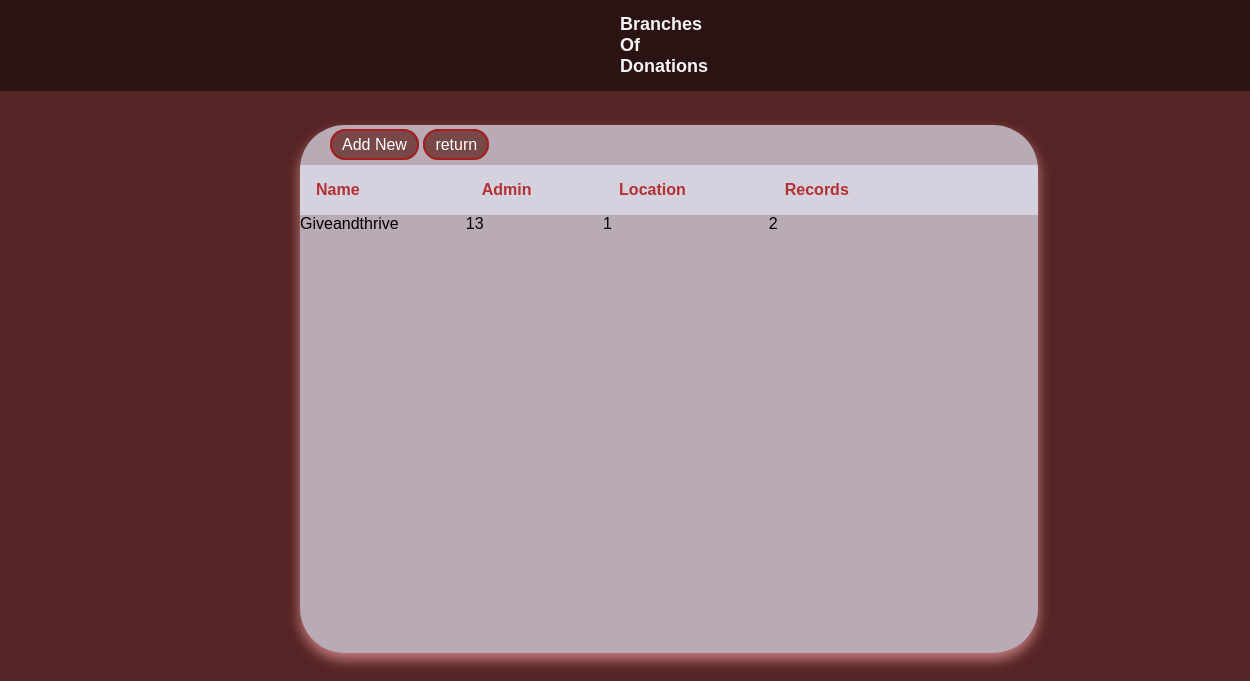
The app's page /driverPages/tabledriver/index.php, older data.
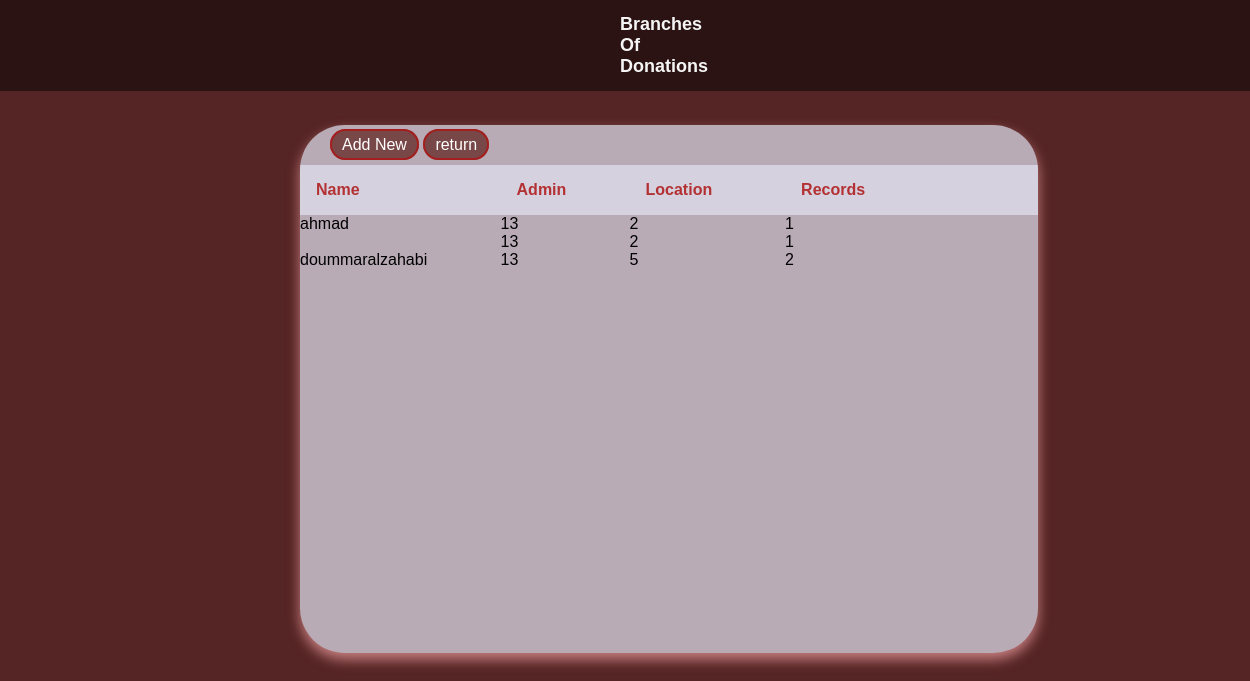
The same page, newer data.
### tables this page shows
CREATE TABLE `branch` (
  `id` int(50) NOT NULL,
  `adminid` int(50) NOT NULL,
  `name` varchar(50) NOT NULL,
  `location` int(11) NOT NULL,
  `records` int(11) NOT NULL,
  `parent_branchid` int(50) DEFAULT NULL
);

### driverPages/tabledriver/index.php (the view, shortened to what this page needs)
<?php
include "connection.php";
?>
<!DOCTYPE html>
<html lang="en">
<head>
  <link rel="stylesheet" href="./branchstyle.css">
</head>
<body>
  <nav class="navbar">
    Branches Of Donations
  </nav>
  <div class="container">
    <main class="table">
    <div class="butt">
    <a href="add_new.php" class="btn btn-dark mb-3">Add New</a>
    <a href="../profiledriver.php" class="btn btn-dark mb-3">return</a>
    </div>
    <div class="table">
    <section class="table_body">
    <table class="table table-hover text-center">
      <thead class="table-dark">
        <tr>
          <th scope="col">name</th>
          <th scope="col">admin</th>
          <th scope="col">location</th>
          <th scope="col">records</th>
          <th></th>
          <th> </th>
        </tr>
      </thead>
      <tbody >
        <?php
        $sql = "SELECT * FROM `branch`";
        $result = mysqli_query($conn, $sql);
        while ($row = mysqli_fetch_assoc($result)) {
          echo "<tr>";
          echo "<td>".$row['name']."</td>";
          echo "<td>".$row['adminid']."</td>";
          echo "<td>".$row['location']."</td>";
          echo "<td>".$row['records']."</td>";
          echo "<td>
          <a href=edit.php?id=".$row["id"]." class='link-dark'><i class='fa-solid fa-pen-to-square fs-5 me-3'></i></a>
          <a href=delete.php?id=".$row["id"]." class='link-dark'><i class='fa-solid fa-trash fs-5'></i></a>
        </td>";
        echo "<tr>";
      }
        ?>
      </tbody>
    </table>
    </section>
    </main>
  </div>
</body>
</html>

Row changes from the older to the newer data that the page shows:
removed branch: name "Giveandthrive", adminid "13", location "1", records "2"
added branch: name "ahmad", adminid "13", location "2", records "1"
added branch: adminid "13", location "2", records "1"
added branch: name "doummaralzahabi", adminid "13", location "5", records "2"
